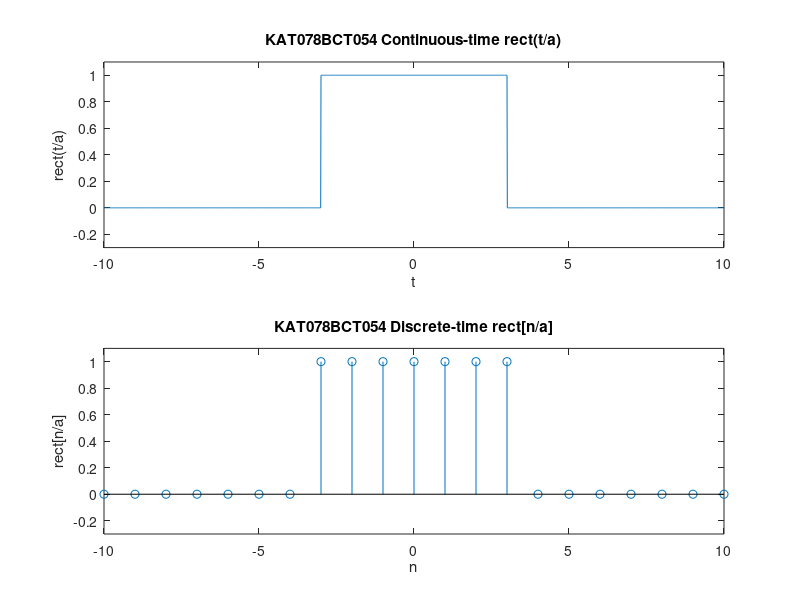

Here is the MATLAB script that generated this plot:
a = 6;
t = -10:0.01:10;
rect_t = zeros(size(t));
for k = 1:length(t)
    if abs(t(k)) <= a/2
        rect_t(k) = 1;
    else
        rect_t(k) = 0;
    endif
end
subplot(2,1,1);
plot(t, rect_t);
axis([-10 10 -0.3 1.1]);
title('KAT078BCT054 Continuous-time rect(t/a)');
xlabel('t'); ylabel('rect(t/a)');

n = -10:10;
rect_n = zeros(size(n));
for k = 1:length(n)
    if abs(n(k)) <= a/2
        rect_n(k) = 1;
    else
        rect_n(k) = 0;
    endif
end
subplot(2,1,2);
stem(n, rect_n);
axis([-10 10 -0.3 1.1]);
title('KAT078BCT054 Discrete-time rect[n/a]');
xlabel('n'); ylabel('rect[n/a]');
